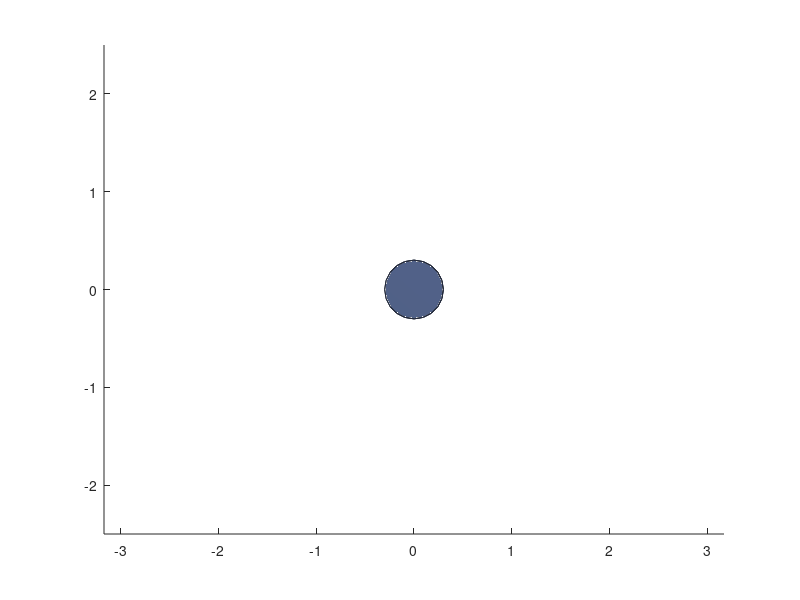

The MATLAB script that drew this image:
% make_cylinder_special.m

%clear; close all;

Radius = 0.3;
Height = 5;
SideCount = 20;

% Vertices
n_side = SideCount;

for i_ver=1:n_side
    VertexData(i_ver,:) = [Radius*cos(2*pi/n_side*i_ver),Radius*sin(2*pi/n_side*i_ver),0];
    VertexData(n_side+i_ver,:) = [Radius*cos(2*pi/n_side*i_ver),Radius*sin(2*pi/n_side*i_ver),Height];
end

% Side Patches
for i_pat=1:n_side-1
    Index_Patch1(i_pat,:) = [i_pat,i_pat+1,i_pat+1+n_side,i_pat+n_side];
end
Index_Patch1(n_side,:) = [n_side,1,1+n_side,2*n_side];

for i_pat=1:n_side
    
    % Side patches data
    PatchData1_X(:,i_pat) = VertexData(Index_Patch1(i_pat,:),1);
    PatchData1_Y(:,i_pat) = VertexData(Index_Patch1(i_pat,:),2);
    PatchData1_Z(:,i_pat) = VertexData(Index_Patch1(i_pat,:),3);
end

% Draw side patches
figure(1);
h1 = patch(PatchData1_X,PatchData1_Y,PatchData1_Z,'y');
set(h1,'FaceLighting','phong','EdgeLighting','phong', 'FaceColor', [.37 .45 .64], 'EdgeColor', [.37 .45 .64] );
%set(h1,'EraseMode','normal');

% Bottom Patches
Index_Patch2(1,:) = [1:n_side];
Index_Patch2(2,:) = [n_side+1:2*n_side];

for i_pat=1:2
    
    % Bottom patches data
    PatchData2_X(:,i_pat) = VertexData(Index_Patch2(i_pat,:),1);
    PatchData2_Y(:,i_pat) = VertexData(Index_Patch2(i_pat,:),2);
    PatchData2_Z(:,i_pat) = VertexData(Index_Patch2(i_pat,:),3);
end

% Draw bottom patches
figure(1);
h2 = patch(PatchData2_X,PatchData2_Y,PatchData2_Z,'y');
set(h2,'FaceLighting','phong','EdgeLighting','phong', 'FaceColor', [.37 .45 .64], 'EdgeColor', [.37 .45 .64]);
%set(h2,'EraseMode','normal');

% Axes settings
%xlabel('x','FontSize',14);
%ylabel('y','FontSize',14);
%zlabel('z','FontSize',14);
%set(gca,'FontSize',14);
axis vis3d equal;
%view(3);
camlight;
%grid on;
%xlim([-0.2,0.2]);
%ylim([-0.2,0.2]);
%zlim([-0,0.4]);